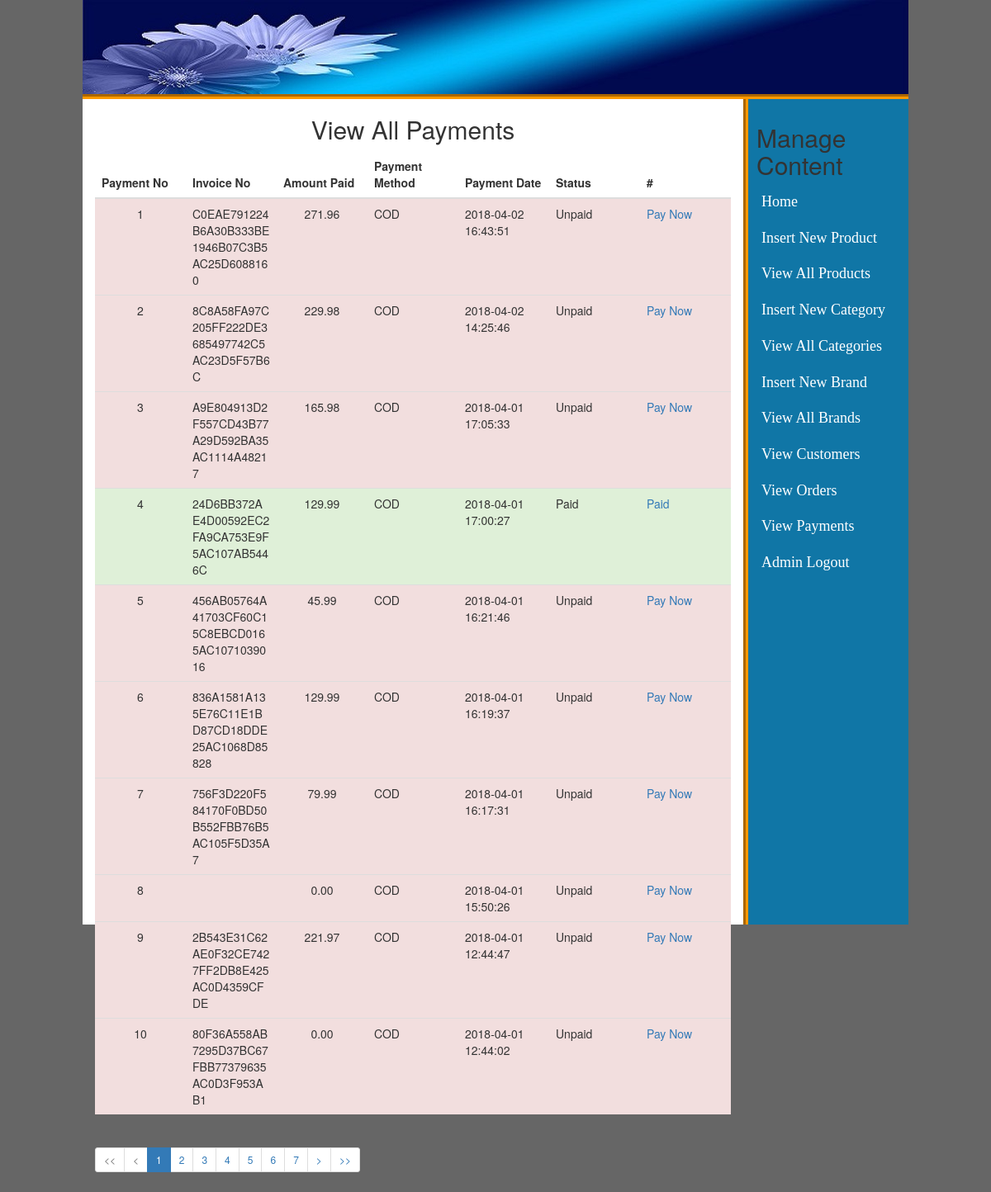
The page /admin_area/index.php?view_payments (signed in) on the database its author committed.
### tables this page shows
CREATE TABLE `payments` (
  `payment_id` int(10) NOT NULL,
  `invoice_no` varchar(255) NOT NULL,
  `amount` decimal(20,2) NOT NULL,
  `payment_mode` varchar(500) NOT NULL DEFAULT 'COD',
  `payment_date` timestamp NULL DEFAULT CURRENT_TIMESTAMP ON UPDATE CURRENT_TIMESTAMP,
  `status` varchar(255) NOT NULL DEFAULT 'Unpaid'
);

### admin_area/view_payments.php (the view, shortened to what this page needs)
<?php
if(!isset($_SESSION['admin_email'])){
	echo "<script>window.open('login.php','_self')</script>";
}
else {
?>
<div class="container" style="width:100%">
<h2 class="text-center">View All Payments</h2>
<div class="table-responsive">
 <?php
              include("includes/db.php");
				$limit = 10;
				$adjacents = 4;
				$sql = "SELECT COUNT(*) 'total_rows' FROM `customer_orders`";
				$res = mysqli_fetch_object(mysqli_query($con, $sql));
				$total_rows = $res->total_rows;
				$total_pages = ceil($total_rows / $limit);
				if(isset($_GET['page']) && $_GET['page'] != "") {
					$page = $_GET['page'];
					$offset = $limit * ($page-1);
				} else {
					$page = 1;
					$offset = 0;
				}
				$query  = "select * from payments order by payment_date desc limit $offset, $limit ";
				$result = mysqli_query($con, $query);
				if(mysqli_num_rows($result) > 0) { ?>
<table class="table table-hover table-striped">
<thead>
<tr align="center">
<th>Payment No</th>
<th>Invoice No</th>
<th>Amount Paid</th>
<th>Payment Method</th>
<th>Payment Date</th>
<th>Status</th>
<th>#</th>
</tr>
</thead>
<tbody>
<?php
$i = 0;
while($row_payments = mysqli_fetch_array($result)){
	$payment_id = $row_payments['payment_id'];
	$invoice = $row_payments['invoice_no'];
	$amount = $row_payments['amount'];
	$payment_m = $row_payments['payment_mode'];
	$status = $row_payments['status'];
	$date = $row_payments['payment_date'];
	$i++;
?>
<tr align="center" class="<?php  if($status == 'Unpaid'){ echo 'danger'; }else{ echo 'success';} ?>">
<td><?php echo $i; ?></td>
<td style="text-align:left;word-wrap:break-word;"><?php echo $invoice; ?></td>
<td><?php echo $amount; ?></td>
<td style="text-align:left"><?php echo $payment_m; ?></td>
<td style="text-align:left"><?php echo $date; ?></td>
<td style="text-align:left"><?php echo $status; ?></td>
<?php if($status != 'Paid'){ ?>
<td style="text-align:left"><a href="change_pay_status.php?pay_status=<?php echo $payment_id; ?>&status=<?php echo $status; ?>">Pay Now</a></td>
</tr>
<?php }else echo '<td style="text-align:left;color:#337ab7;">'.$status.'</td>' ?>
<?php } ?>
</tbody>
</table>
<?php
				}
				if($total_pages <= (1+($adjacents * 2))) {
					$start = 1;
					$end   = $total_pages;
				}
				?>
				<?php if($total_pages > 1) { ?>
					<ul class="pagination pagination-sm justify-content-center">
						<li class='page-item <?php ($page <= 1 ? print 'disabled' : '')?>'>
							<a class='page-link' href='?view_payments&page=1'>&lt;&lt;</a>
						</li>
						<li class='page-item <?php ($page <= 1 ? print 'disabled' : '')?>'>
							<a class='page-link' href='?view_payments&page=<?php ($page>1 ? print($page-1) : print 1)?>'>&lt;</a>
						</li>
						<?php for($i=$start; $i<=$end; $i++) { ?>
						<li class='page-item <?php ($i == $page ? print 'active' : '')?>'>
							<a class='page-link' href='?view_payments&page=<?php echo $i;?>'><?php echo $i;?></a>
						</li>
						<?php } ?>
						<li class='page-item <?php ($page >= $total_pages ? print 'disabled' : '')?>'>
							<a class='page-link' href='?view_payments&page=<?php ($page < $total_pages ? print($page+1) : print $total_pages)?>'>&gt;</a>
						</li>
						<li class='page-item <?php ($page >= $total_pages ? print 'disabled' : '')?>'>
							<a class='page-link' href='?view_payments&page=<?php echo $total_pages;?>'>&gt;&gt;</a>
						</li>
					</ul>
				<?php } ?>
</div>
</div>
<?php } ?>

### admin_area/styles/style.css (style rules this page uses)
html, body, div, span, applet, object, iframe, h1, h2, h3, h4, h5, h6, p, blockquote, pre, a, abbr, acronym, address, big, cite, code, del, dfn, em, img, ins, kbd, q, s, samp, small, strike, strong, sub, sup, tt, var, b, u, i, center, dl, dt, dd, ol, ul, li, fieldset, form, label, legend, table, caption, tbody, tfoot, thead, tr, th, td, article, aside, canvas, details, embed, figure, figcaption, footer, header, hgroup, menu, nav, output, ruby, section, summary, time, mark, audio, video { margin: 0; padding: 0; border: 0; vertical-align: baseline; }
body { background: #666 !important; }

### admin_area/view_payments.php (style rules this page uses)
table { table-layout: fixed; }

### rows shown on the page
payments: invoice_no "C0EAE791224B6A30B333BE1946B07C3B5AC25D6088160", amount "271.96", payment_mode "COD", payment_date "2018-04-02 16:43:51", status "Unpaid"
payments: invoice_no "8C8A58FA97C205FF222DE3685497742C5AC23D5F57B6C", amount "229.98", payment_mode "COD", payment_date "2018-04-02 14:25:46", status "Unpaid"
payments: invoice_no "A9E804913D2F557CD43B77A29D592BA35AC1114A48217", amount "165.98", payment_mode "COD", payment_date "2018-04-01 17:05:33", status "Unpaid"
payments: invoice_no "24D6BB372AE4D00592EC2FA9CA753E9F5AC107AB5446C", amount "129.99", payment_mode "COD", payment_date "2018-04-01 17:00:27", status "Paid"
payments: invoice_no "456AB05764A41703CF60C15C8EBCD0165AC1071039016", amount "45.99", payment_mode "COD", payment_date "2018-04-01 16:21:46", status "Unpaid"
payments: invoice_no "836A1581A135E76C11E1BD87CD18DDE25AC1068D85828", amount "129.99", payment_mode "COD", payment_date "2018-04-01 16:19:37", status "Unpaid"
payments: invoice_no "756F3D220F584170F0BD50B552FBB76B5AC105F5D35A7", amount "79.99", payment_mode "COD", payment_date "2018-04-01 16:17:31", status "Unpaid"
payments: amount "0.00", payment_mode "COD", payment_date "2018-04-01 15:50:26", status "Unpaid"
payments: invoice_no "2B543E31C62AE0F32CE7427FF2DB8E425AC0D4359CFDE", amount "221.97", payment_mode "COD", payment_date "2018-04-01 12:44:47", status "Unpaid"
payments: invoice_no "80F36A558AB7295D37BC67FBB77379635AC0D3F953AB1", amount "0.00", payment_mode "COD", payment_date "2018-04-01 12:44:02", status "Unpaid"
